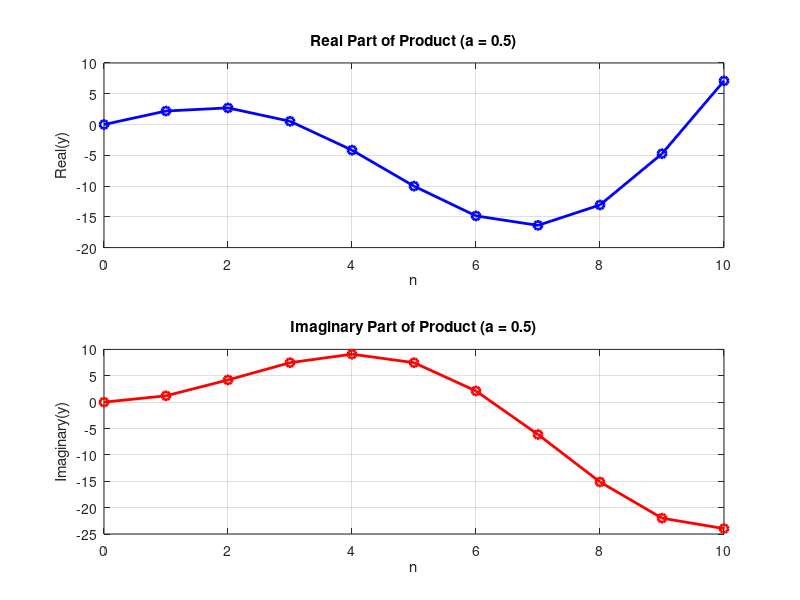
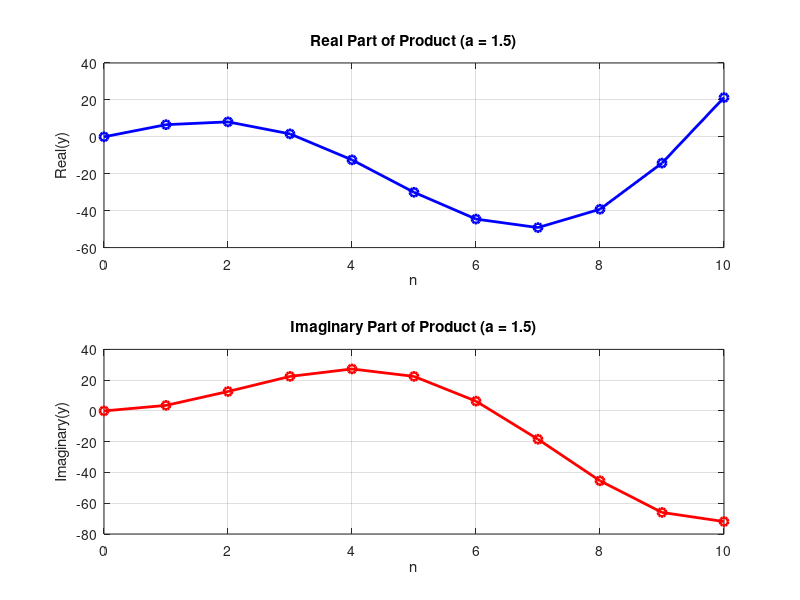

These figures' MATLAB source, in order:
% Define parameters
omega1 = 0.5; % Frequency of x1
a_values = [0.5, 1.5]; % Values of 'a'
n = 0:10; % Range of 'n'

% Generate signals for each 'a'
for i = 1:length(a_values)
    a = a_values(i);
    
    % Generate signals
    x1 = 5 * exp(1i * omega1 * n); % x1(n)
    x2 = a * n; % x2(n)
    
    % Perform point-by-point multiplication
    y = x1 .* x2;
    
    % Plot real and imaginary parts
    figure;
    subplot(2,1,1);
    plot(n, real(y), 'b-o', 'LineWidth', 2);
    xlabel('n');
    ylabel('Real(y)');
    title(['Real Part of Product (a = ', num2str(a), ')']);
    grid on;
    
    subplot(2,1,2);
    plot(n, imag(y), 'r-o', 'LineWidth', 2);
    xlabel('n');
    ylabel('Imaginary(y)');
    title(['Imaginary Part of Product (a = ', num2str(a), ')']);
    grid on;
end
